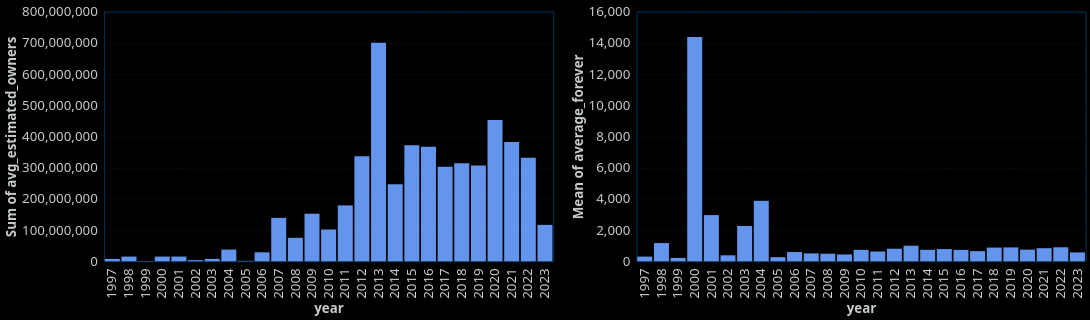

The Vega-Lite source for this figure:
### Vega-Lite specification from a JSON file in a GitHub repository (floating-point values rounded to 4 significant figures; data arrays with more than 128 entries replaced by an {"elided": "..."} marker saying what was removed)
{"config": {"view": {"continuousWidth": 400, "continuousHeight": 300, "stroke": "#043f6b", "strokeWidth": 1}, "background": "#000000", "mark": {"color": "#6495ED"}, "arc": {"fill": "#6495ED"}, "area": {"fill": "#6495ED", "line": true, "fillOpacity": 0.1}, "line": {"stroke": "#6495ED", "strokeWidth": 2}, "path": {"stroke": "#6495ED"}, "rect": {"fill": "#6495ED"}, "shape": {"stroke": "#6495ED"}, "symbol": {"fill": "#6495ED"}, "title": {"color": "#C7CCC9", "anchor": "start", "dy": -15, "fontSize": 16, "font": "IBM Plex Sans,system-ui,-apple-system,BlinkMacSystemFont,\".sfnstext-regular\",sans-serif", "fontWeight": 600}, "axisBand": {"grid": false}, "axis": {"labelColor": "#C7CCC9", "labelFontSize": 16, "labelFont": "IBM Plex Sans Condensed, system-ui, -apple-system, BlinkMacSystemFont, \".SFNSText-Regular\", sans-serif", "labelFontWeight": 400, "titleColor": "#C7CCC9", "titleFontWeight": 600, "titleFontSize": 16, "grid": true, "gridColor": "#043f6b", "labelAngle": 0, "domainColor": null, "tickColor": null, "labelPadding": 2, "tickSize": 6, "tickWidth": 0.5, "gridOpacity": 1, "gridZ": 1}, "axisX": {"gridDash": [6, 3], "gridWidth": 0.25, "gridColor": "#043f6b", "labelAngle": 0}, "axisY": {"gridDash": [6, 3], "gridWidth": 0.25, "gridColor": "#043f6b"}, "layer": {"grid": 1, "mark": 0}, "legend": {"labelFontSize": 11, "padding": 1, "symbolType": "square", "labelColor": "#C7CCC9", "titleColor": "#C7CCC9"}, "style": {"guide-label": {"font": "IBM Plex Sans,system-ui,-apple-system,BlinkMacSystemFont,\".sfnstext-regular\",sans-serif", "fill": "#C7CCC9", "fontWeight": 400}, "guide-title": {"font": "IBM Plex Sans,system-ui,-apple-system,BlinkMacSystemFont,\".sfnstext-regular\",sans-serif", "fill": "#C7CCC9", "fontWeight": 400}}, "range": {"category": ["#33a8c7ff", "#52e3e1ff", "#a0e426ff", "#fdf148ff", "#ffab00ff", "#f77976ff", "#f050aeff", "#d883ffff", "#9336fdff"]}}, "hconcat": [{"data": {"name": "data-79a931c97a763385964f800fe2001633"}, "mark": {"type": "bar"}, "encoding": {"x": {"axis": {"labelAngle": 270}, "field": "year", "type": "ordinal"}, "y": {"aggregate": "sum", "field": "avg_estimated_owners", "type": "quantitative"}}}, {"data": {"name": "data-eea65c402b37b5c8fcc87a49eacfc094"}, "mark": {"type": "bar"}, "encoding": {"x": {"axis": {"labelAngle": 270}, "field": "year", "type": "ordinal"}, "y": {"aggregate": "mean", "field": "average_forever", "type": "quantitative"}}}], "$schema": "https://vega.github.io/schema/vega-lite/v5.20.1.json", "datasets": {"data-79a931c97a763385964f800fe2001633": {"elided": "4703 records"}, "data-eea65c402b37b5c8fcc87a49eacfc094": {"elided": "4703 records"}}}
